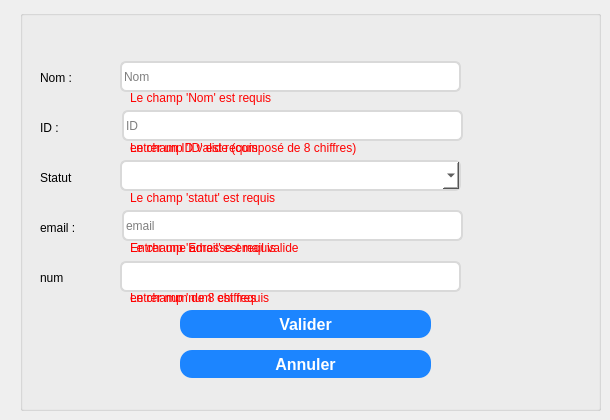
      <widget class="QWidget" name="tab_16">
       <property name="styleSheet">
        <string notr="true">background: url(:/img/img/test.jpg);</string>
       </property>
       <attribute name="title">
        <string>Ajouter</string>
       </attribute>
       <widget class="QGroupBox" name="groupBox_15">
        <property name="geometry">
         <rect>
          <x>20</x>
          <y>10</y>
          <width>581</width>
          <height>401</height>
         </rect>
        </property>
        <property name="styleSheet">
         <string notr="true">/* Style for a QGroupBox for login information */
QGroupBox {
    border: 2px solid #bdc3c7; /* Border with default color */
    border-radius: 8px; /* Rounded corners */
    margin-top: 10px; /* Top margin */
    background-color: #ffffff;
; /* Background color */
}

/* Style for the title of the QGroupBox */
QGroupBox::title {
    subcontrol-origin: margin;
    subcontrol-position: top left;
    left: 10px; /* Offset the title to the left */
    padding: 0 5px; /* Internal padding for the title */
    font-size: 16px; /* Title font size */
    color: #2c3e50; /* Title text color */

}a
</string>
        </property>
        <property name="title">
         <string/>
        </property>
        <widget class="QLabel" name="label_41">
         <property name="geometry">
          <rect>
           <x>20</x>
           <y>60</y>
           <width>56</width>
           <height>16</height>
          </rect>
         </property>
         <property name="styleSheet">
          <string notr="true">font: 87 9pt &quot;Arial Black&quot;;</string>
         </property>
         <property name="text">
          <string>Nom :</string>
         </property>
        </widget>
        <widget class="QLabel" name="label_42">
         <property name="geometry">
          <rect>
           <x>20</x>
           <y>110</y>
           <width>56</width>
           <height>16</height>
          </rect>
         </property>
         <property name="styleSheet">
          <string notr="true">font: 87 9pt &quot;Arial Black&quot;;</string>
         </property>
         <property name="text">
          <string>ID :</string>
         </property>
        </widget>
        <widget class="QLabel" name="label_43">
         <property name="geometry">
          <rect>
           <x>20</x>
           <y>160</y>
           <width>101</width>
           <height>16</height>
          </rect>
         </property>
         <property name="styleSheet">
          <string notr="true">font: 87 9pt &quot;Arial Black&quot;;</string>
         </property>
         <property name="text">
          <string>Statut</string>
         </property>
        </widget>
        <widget class="QLabel" name="label_44">
         <property name="geometry">
          <rect>
           <x>20</x>
           <y>210</y>
           <width>56</width>
           <height>16</height>
          </rect>
         </property>
         <property name="styleSheet">
          <string notr="true">font: 87 9pt &quot;Arial Black&quot;;</string>
         </property>
         <property name="text">
          <string>email :</string>
         </property>
        </widget>
        <widget class="QLabel" name="label_45">
         <property name="geometry">
          <rect>
           <x>20</x>
           <y>260</y>
           <width>121</width>
           <height>16</height>
          </rect>
         </property>
         <property name="styleSheet">
          <string notr="true">font: 87 9pt &quot;Arial Black&quot;;</string>
         </property>
         <property name="text">
          <string>num</string>
         </property>
        </widget>
        <widget class="QLineEdit" name="b">
         <property name="geometry">
          <rect>
           <x>100</x>
           <y>51</y>
           <width>341</width>
           <height>31</height>
          </rect>
         </property>
         <property name="styleSheet">
          <string notr="true">



position: absolute;
width: 428px;
height: 50px;
left: 1122px;
top: 327px;
background-color: #ffffff;

border: 2px solid #D9D9D9;
border-radius: 6px;
</string>
         </property>
         <property name="placeholderText">
          <string>Nom</string>
         </property>
        </widget>
        <widget class="QLineEdit" name="a">
         <property name="geometry">
          <rect>
           <x>102</x>
           <y>100</y>
           <width>341</width>
           <height>31</height>
          </rect>
         </property>
         <property name="styleSheet">
          <string notr="true">


position: absolute;
width: 428px;
height: 50px;
left: 1122px;
top: 327px;
background-color: #ffffff;

border: 2px solid #D9D9D9;
border-radius: 6px;
</string>
         </property>
         <property name="placeholderText">
          <string>ID</string>
         </property>
        </widget>
        <widget class="QLineEdit" name="le_mail_2">
         <property name="geometry">
          <rect>
           <x>102</x>
           <y>200</y>
           <width>341</width>
           <height>31</height>
          </rect>
         </property>
         <property name="styleSheet">
          <string notr="true">


position: absolute;
width: 428px;
height: 50px;
left: 1122px;
top: 327px;
background-color: #ffffff;

border: 2px solid #D9D9D9;
border-radius: 6px;
</string>
         </property>
         <property name="placeholderText">
          <string>email</string>
         </property>
        </widget>
        <widget class="QLineEdit" name="le_salaire_2">
         <property name="geometry">
          <rect>
           <x>100</x>
           <y>251</y>
           <width>341</width>
           <height>31</height>
          </rect>
         </property>
         <property name="styleSheet">
          <string notr="true">

position: absolute;
width: 428px;
height: 50px;
left: 1122px;
top: 327px;
background-color: #ffffff;

border: 2px solid #D9D9D9;
border-radius: 6px;
</string>
         </property>
         <property name="placeholderText">
          <string/>
         </property>
        </widget>
        <widget class="QPushButton" name="pushButton_20">
         <property name="geometry">
          <rect>
           <x>160</x>
           <y>300</y>
           <width>251</width>
           <height>28</height>
          </rect>
         </property>
         <property name="sizePolicy">
          <sizepolicy hsizetype="Preferred" vsizetype="Preferred">
           <horstretch>0</horstretch>
           <verstretch>0</verstretch>
          </sizepolicy>
         </property>
         <property name="minimumSize">
          <size>
           <width>93</width>
           <height>28</height>
          </size>
         </property>
         <property name="styleSheet">
          <string notr="true">QPushButton{
	padding: 0px 16px;


width: 86px;
height: 48px;
left: 1996px;
top: 64px;

/* Blue/50 */
background: rgb(28,133,255);
border-radius: 12px;


/* Button */

width: 54px;
height: 24px;

font-family: 'Inter';
font-style: normal;
font-weight: 800;
font-size: 16px;
line-height: 24px;
/* identical to box height, or 150% */

/* Base/100 */
color: white;
font: 87 8.5pt &quot;Segoe UI Black&quot;;
}

QPushButton:hover{
	padding: 0px 16px;


width: 86px;
height: 48px;
left: 1996px;
top: 64px;

/* Blue/50 */
background: #0B28C2;
border-radius: 12px;


/* Button */

width: 54px;
height: 24px;

font-family: 'Inter';
font-style: normal;
font-weight: 800;
font-size: 16px;
line-height: 24px;
/* identical to box height, or 150% */

/* Base/100 */
color: white;
}


QPushButton:pressed{
	padding: 0px 16px;


width: 86px;
height: 48px;
left: 1996px;
top: 64px;

/* Blue/50 */
background: #081E91;
border-radius: 12px;


/* Button */

width: 54px;
height: 24px;

font-family: 'Inter';
font-style: normal;
font-weight: 800;
font-size: 16px;
line-height: 24px;
/* identical to box height, or 150% */

/* Base/100 */
color: white;
}

</string>
         </property>
         <property name="text">
          <string>Valider</string>
         </property>
        </widget>
        <widget class="QPushButton" name="pushButton_32">
         <property name="geometry">
          <rect>
           <x>160</x>
           <y>340</y>
           <width>251</width>
           <height>28</height>
          </rect>
         </property>
         <property name="sizePolicy">
          <sizepolicy hsizetype="Preferred" vsizetype="Preferred">
           <horstretch>0</horstretch>
           <verstretch>0</verstretch>
          </sizepolicy>
         </property>
         <property name="minimumSize">
          <size>
           <width>93</width>
           <height>28</height>
          </size>
         </property>
         <property name="styleSheet">
          <string notr="true">QPushButton{
	padding: 0px 16px;


width: 86px;
height: 48px;
left: 1996px;
top: 64px;

/* Blue/50 */
background: rgb(28,133,255);
border-radius: 12px;


/* Button */

width: 54px;
height: 24px;

font-family: 'Inter';
font-style: normal;
font-weight: 800;
font-size: 16px;
line-height: 24px;
/* identical to box height, or 150% */

/* Base/100 */
color: white;
font: 87 8.5pt &quot;Segoe UI Black&quot;;
}

QPushButton:hover{
	padding: 0px 16px;


width: 86px;
height: 48px;
left: 1996px;
top: 64px;

/* Blue/50 */
background: #0B28C2;
border-radius: 12px;


/* Button */

width: 54px;
height: 24px;

font-family: 'Inter';
font-style: normal;
font-weight: 800;
font-size: 16px;
line-height: 24px;
/* identical to box height, or 150% */

/* Base/100 */
color: white;
}


QPushButton:pressed{
	padding: 0px 16px;


width: 86px;
height: 48px;
left: 1996px;
top: 64px;

/* Blue/50 */
background: #081E91;
border-radius: 12px;


/* Button */

width: 54px;
height: 24px;

font-family: 'Inter';
font-style: normal;
font-weight: 800;
font-size: 16px;
line-height: 24px;
/* identical to box height, or 150% */

/* Base/100 */
color: white;
}

</string>
         </property>
         <property name="text">
          <string>Annuler</string>
         </property>
        </widget>
        <widget class="QLabel" name="errornom_9">
         <property name="geometry">
          <rect>
           <x>110</x>
           <y>80</y>
           <width>181</width>
           <height>16</height>
          </rect>
         </property>
         <property name="styleSheet">
          <string notr="true">color:red;</string>
         </property>
         <property name="text">
          <string>Le champ 'Nom' est requis </string>
         </property>
        </widget>
        <widget class="QLabel" name="errornom_10">
         <property name="geometry">
          <rect>
           <x>110</x>
           <y>130</y>
           <width>191</width>
           <height>16</height>
          </rect>
         </property>
         <property name="styleSheet">
          <string notr="true">color:red;</string>
         </property>
         <property name="text">
          <string>Le champ 'ID' est requis</string>
         </property>
        </widget>
        <widget class="QLabel" name="errornom_11">
         <property name="geometry">
          <rect>
           <x>110</x>
           <y>180</y>
           <width>171</width>
           <height>16</height>
          </rect>
         </property>
         <property name="styleSheet">
          <string notr="true">color:red;</string>
         </property>
         <property name="text">
          <string>Le champ 'statut' est requis</string>
         </property>
        </widget>
        <widget class="QLabel" name="errornom_12">
         <property name="geometry">
          <rect>
           <x>110</x>
           <y>230</y>
           <width>271</width>
           <height>16</height>
          </rect>
         </property>
         <property name="styleSheet">
          <string notr="true">color:red;</string>
         </property>
         <property name="text">
          <string>Le champ 'Email' est requis</string>
         </property>
        </widget>
        <widget class="QLabel" name="errornom_13">
         <property name="geometry">
          <rect>
           <x>110</x>
           <y>280</y>
           <width>271</width>
           <height>16</height>
          </rect>
         </property>
         <property name="styleSheet">
          <string notr="true">color:red;</string>
         </property>
         <property name="text">
          <string>Le champ 'num' est requis</string>
         </property>
        </widget>
        <widget class="QLabel" name="errornom_14">
         <property name="geometry">
          <rect>
           <x>110</x>
           <y>230</y>
           <width>271</width>
           <height>16</height>
          </rect>
         </property>
         <property name="styleSheet">
          <string notr="true">color:red;</string>
         </property>
         <property name="text">
          <string>Entrer une adresse email valide</string>
         </property>
        </widget>
        <widget class="QLabel" name="errornom_15">
         <property name="geometry">
          <rect>
           <x>110</x>
           <y>130</y>
           <width>321</width>
           <height>16</height>
          </rect>
         </property>
         <property name="styleSheet">
          <string notr="true">color:red;</string>
         </property>
         <property name="text">
          <string>entrer un ID valide (composé de 8 chiffres)</string>
         </property>
        </widget>
        <widget class="QLabel" name="errornom_16">
         <property name="geometry">
          <rect>
           <x>110</x>
           <y>280</y>
           <width>341</width>
           <height>16</height>
          </rect>
         </property>
         <property name="styleSheet">
          <string notr="true">color:red;</string>
         </property>
         <property name="text">
          <string>entrer num de 8 chiffres</string>
         </property>
        </widget>
        <widget class="QComboBox" name="comboBox_4">
         <property name="geometry">
          <rect>
           <x>100</x>
           <y>150</y>
           <width>341</width>
           <height>31</height>
          </rect>
         </property>
         <property name="styleSheet">
          <string notr="true">


position: absolute;
width: 428px;
height: 50px;
left: 1122px;
top: 327px;
background-color: #ffffff;

border: 2px solid #D9D9D9;
border-radius: 6px;
</string>
         </property>
         <item>
          <property name="text">
           <string/>
          </property>
         </item>
         <item>
          <property name="text">
           <string>En Cours</string>
          </property>
         </item>
         <item>
          <property name="text">
           <string>Rejeté</string>
          </property>
         </item>
         <item>
          <property name="text">
           <string>Embauché</string>
          </property>
         </item>
        </widget>
       </widget>
      </widget>
